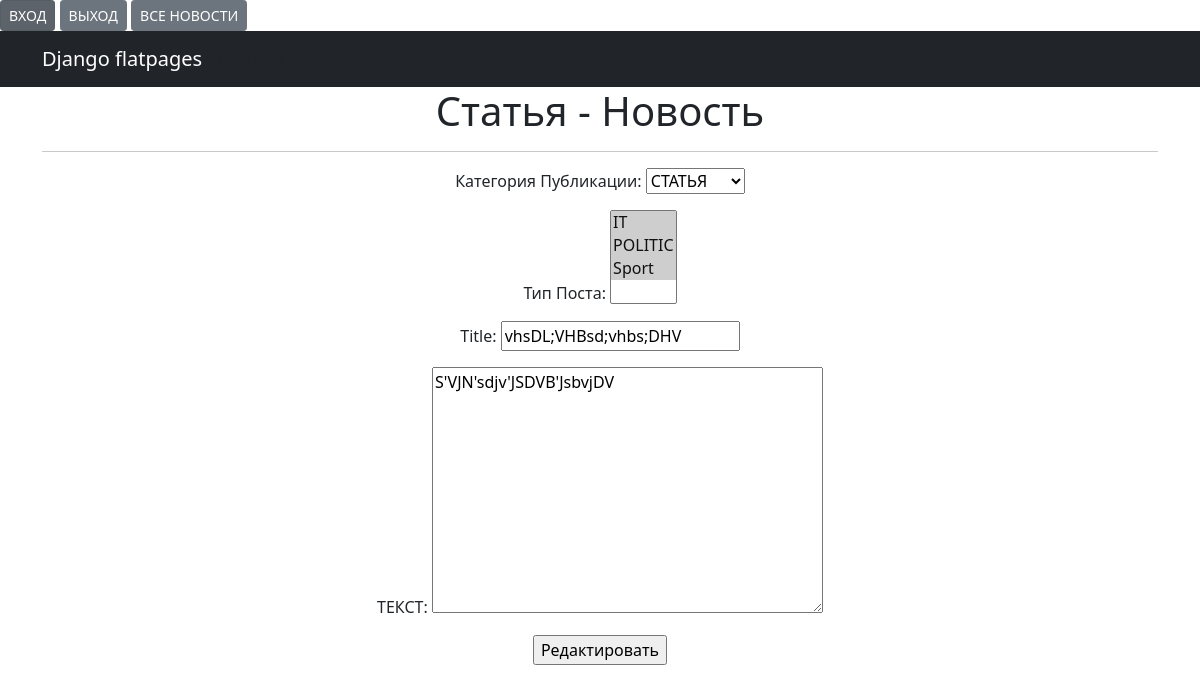
Page /news/96/edit/ (signed in) on the committed database.
### news/models.py (models this page shows, shortened)
class Post(models.Model):
    author = models.ForeignKey(Author, on_delete=models.CASCADE, verbose_name="Автор")
    NEWS = "NW"
    ARTICLE = "AT"
    CATEGORY_CHOICES = (
        (NEWS, 'НОВОСТЬ'),
        (ARTICLE, 'СТАТЬЯ'),
    )
    categoryType = models.CharField(max_length=2, choices=CATEGORY_CHOICES, default=ARTICLE,
                                    verbose_name="Категория Публикации")
    dataCreation = models.DateTimeField(auto_now_add=True, verbose_name="Дата публикации")
    category = models.ManyToManyField(Category, through='PostCategory', verbose_name="Тип Поста")
    title = models.CharField(max_length=128, verbose_name="Заголовок")
    text = models.TextField(verbose_name=' ТЕКСТ')
    rating = models.SmallIntegerField(default=0, verbose_name="Рейтинг")

### news/views.py (the view)
# urls.py: path('<int:pk>/edit/', PostUpdate.as_view(), name='news_edit'),
class PostUpdate(PermissionRequiredMixin, UpdateView):
    raise_exception = True
    permission_required = ('news.change_new',)
    form_class = NewsEdit
    model = Post
    template_name = 'news_edit.html'

### news/forms.py (shortened to what this page needs)
class NewsEdit(forms.ModelForm):
    title = forms.CharField(min_length=15)
    class Meta:
        model = Post
        fields = ['categoryType',  'category', 'title', 'text']

### news/models.py (called while the page is built)
    def __str__(self):
        return f'{self.name}'

### news/templates/news_edit.html (shortened to what this page needs)
{% extends 'flatpages/default.html' %}
{% block content %}
<h1> Статья - Новость</h1>
<hr>
<form action="" method="post">
    {{ form.as_p }}
    <input type="submit" value="Редактировать" />
</form>
{% endblock content %}

### rows in the picture
Post: categoryType "СТАТЬЯ", title "vhsDL;VHBsd;vhbs;DHV", text "S'VJN'sdjv'JSDVB'JsbvjDV"
